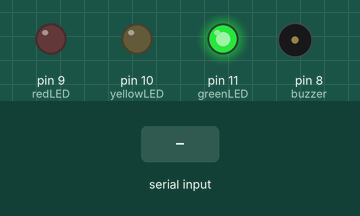
Recording of a sketch running on a simulated Arduino Uno, built with avr-gcc and run on an emulated ATmega328P. On the bench: output pins drawn as LEDs (lit = HIGH), buzzer (waves = sounding). The inputs (shaded band) are chosen by the test bench.

Above: at 1.2 s.
1.3 s: "1" received over Serial
At 2.1 s:
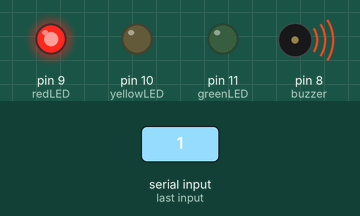
2.8 s: "2" received over Serial
At 3.3 s:
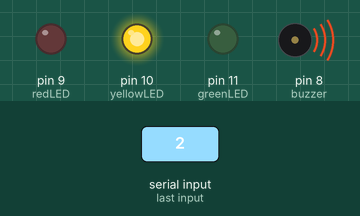
4.3 s: "0" received over Serial
At 5.6 s:
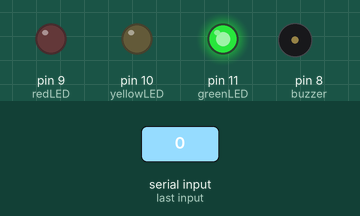
Timing chart, 0 to 7.3 s (numbered marks = the images above; inputs shaded):
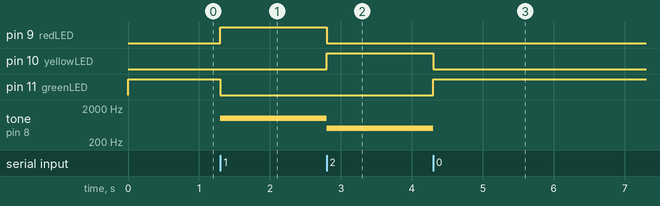

The sketch:

sketch_oct25a.ino
```cpp
// ===========================
// DROWSINESS ALERT SYSTEM
// Arduino Code for Buzzer + LED Signal
// ===========================

// Pin Assignments
int buzzer = 8;        // Buzzer connected to digital pin 8
int redLED = 9;        // Red LED - Drowsy alert
int yellowLED = 10;    // Yellow LED - Optional (warning or transition)
int greenLED = 11;     // Green LED - Normal / Awake
char data;             // Variable to store incoming serial data from Python

void setup() {
  // Configure pins as outputs
  pinMode(buzzer, OUTPUT);
  pinMode(redLED, OUTPUT);
  pinMode(yellowLED, OUTPUT);
  pinMode(greenLED, OUTPUT);

  // Start serial communication with laptop (Python)
  Serial.begin(9600);

  // Initial state: Normal / Awake
  digitalWrite(greenLED, HIGH);
  digitalWrite(redLED, LOW);
  digitalWrite(yellowLED, LOW);
  noTone(buzzer);
}

void loop() {
  // Check if Python has sent any data (via USB Serial)
  if (Serial.available() > 0) {
    data = Serial.read();   // Read the character ('1' or '0')

    if (data == '1') {
      // Drowsy detected
      digitalWrite(redLED, HIGH);    // Turn ON red LED
      digitalWrite(greenLED, LOW);   // Turn OFF green LED
      digitalWrite(yellowLED, LOW);
      tone(buzzer, 1000);            // Activate buzzer with 1kHz tone
    }

    else if (data == '0') {
      // Normal state
      digitalWrite(redLED, LOW);
      digitalWrite(greenLED, HIGH);  // Turn ON green LED
      digitalWrite(yellowLED, LOW);
      noTone(buzzer);                // Stop buzzer
    }

    else if (data == '2') {
      // Optional: Intermediate warning
      digitalWrite(redLED, LOW);
      digitalWrite(greenLED, LOW);
      digitalWrite(yellowLED, HIGH); // Turn ON yellow LED
      tone(buzzer, 500);             // Softer warning tone
    }
  }
}
```

Measured:
- after the input at 1.3 s, pin 9 (redLED): LOW → HIGH at once; pin 11 (greenLED): HIGH → LOW at once; tone on pin 8 (buzzer): silent → 1000 Hz at once
- after the input at 2.8 s, pin 9 (redLED): HIGH → LOW at once; pin 10 (yellowLED): LOW → HIGH at once; tone on pin 8 (buzzer): 1000 Hz → 500 Hz at once
- after the input at 4.3 s, pin 10 (yellowLED): HIGH → LOW at once; pin 11 (greenLED): LOW → HIGH at once; tone on pin 8 (buzzer): 500 Hz → silent at once
